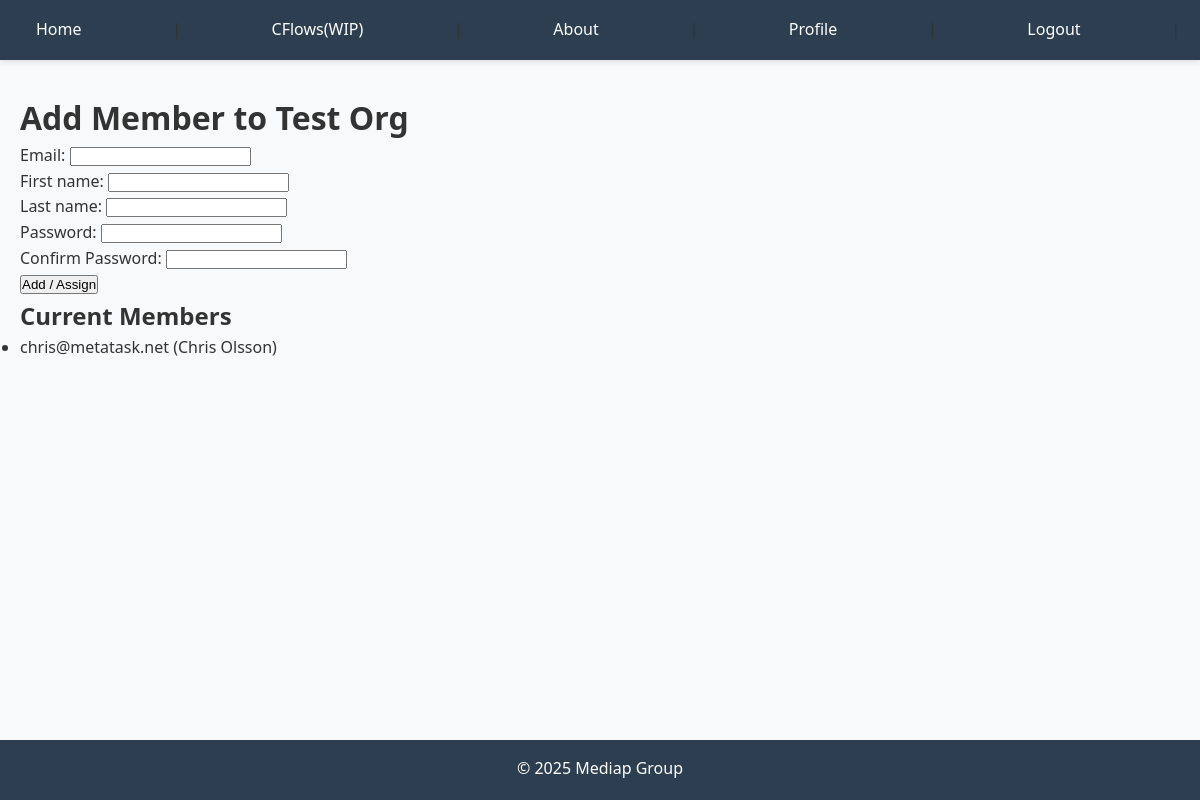
Page /accounts/organizations/testorg/add-member/ (signed in) on the committed database.
### accounts/models.py (models this page shows, shortened)
class Organization(models.Model):
    name = models.CharField(max_length=255, unique=True, verbose_name="Organization Name")
    slug = models.SlugField(unique=True, help_text="Used in URL:s and/or as identifier")
    is_active = models.BooleanField(default=True)
    created_at = models.DateTimeField(auto_now_add=True)
    organization_owner = models.ForeignKey(
        Account,
        on_delete=models.CASCADE,
        related_name='owned_organizations',
        null=True,
        blank=True,
    )
    organization_roles = models.JSONField(
        default=dict,
        help_text="Define roles and permissions for organization members",
        null=True,
        blank=True
    )
    members = models.ManyToManyField(
        Account,
        through='OrganizationMember',
        related_name='member_organizations'
    )
    organization_role_members = models.JSONField(
        default=dict,
        help_text="Mapping of organization roles to member IDs",
        null=True,
        blank=True
    )
    class Meta:
        verbose_name = "Organization"
        verbose_name_plural = "Organization"

class Account(AbstractBaseUser, PermissionsMixin):
    email = models.EmailField(verbose_name='email', unique=True)
    first_name = models.CharField(max_length=150, blank=True)
    last_name = models.CharField(max_length=150, blank=True)
    date_joined = models.DateTimeField(auto_now_add=True)
    is_active = models.BooleanField(default=True)
    is_staff = models.BooleanField(default=False)
    organization = models.ForeignKey(
        'Organization',
        on_delete=models.SET_NULL,      # Keep the user if the organisation gets deleted
        related_name='primary_members',
        null=True,                      # Allows that user is not connected to org
        blank=True,
        verbose_name="Connecting Organisation"
    )
    objects = AccountManager()
    USERNAME_FIELD = 'email'
    REQUIRED_FIELDS = ['first_name', 'last_name']
    def get_full_name(self):
        return f"{self.first_name} {self.last_name}"

### accounts/views.py (the view)
# urls.py: path('organizations/<slug:slug>/add-member/', views.organization_add_member, name='org_add_member'),
@login_required
def organization_add_member(request, slug):
    org = get_object_or_404(Organization, slug=slug)
    if not request.user.is_staff:
        return redirect('/') # Or raise 403
    if request.method == 'POST':
        form = AddMemberForm(request.POST)
        if form.is_valid():
            email = form.cleaned_data['email'].lower()
            first = form.cleaned_data['first_name'] or ''
            last = form.cleaned_data['last_name'] or ''
            password = form.cleaned_data['password1']
            acct = Account.objects.filter(email=email).first()
            if acct:
                if acct.organization and acct.organization != org:
                    messages.error(request, "User already belongs to another organization.")
                else:
                    acct.organization = org
                    acct.save()
                    messages.success(request, "Existing user assigned to organization.")
            else:
                acct = Account.objects.create_user(
                    email=email,
                    password=password if password else None,
                    first_name=first,
                    last_name=last,
                    organization=org
                )
                messages.success(request, "New user created and assigned.")
            return redirect('org_add_member', slug=org.slug)
    else:
        form = AddMemberForm()
    context = {
        'organization': org,
        'form': form,
        'members': org.members.all(),
    }
    return render(request, 'accounts/organization_add_member.html', context)

### accounts/forms.py (shortened to what this page needs)
class AddMemberForm(forms.Form):
    email = forms.EmailField()
    first_name = forms.CharField(required=False)
    last_name = forms.CharField(required=False)
    password1 = forms.CharField(label="Password", widget=forms.PasswordInput, required=False)
    password2 = forms.CharField(label="Confirm Password", widget=forms.PasswordInput, required=False)

### accounts/templates/accounts/organization_add_member.html (shortened to what this page needs)
{% extends "base.html" %}
{% block content %}
<h1>Add Member to {{ organization.name }}</h1>
<form method="post">
  {{ form.as_p }}
  <button type="submit">Add / Assign</button>
</form>
<h2>Current Members</h2>
<ul>
  {% for m in members %}
    <li>{{ m.email }} ({{ m.get_full_name }})</li>
  {% empty %}
    <li>No members yet.</li>
  {% endfor %}
</ul>
{% endblock %}

### static/css/global.css (style rules this page uses)
:root { --primary-color: #2c3e50; --secondary-color: #3498db; --background-color: #f8f9fa; --text-color: #333; --navbar-height: 60px; }
* { margin: 0; padding: 0; box-sizing: border-box; }
body { font-family: 'Segoe UI', Tahoma, Geneva, Verdana, sans-serif; line-height: 1.6; background-color: var(--background-color); color: var(--text-color); }

### rows in the picture
Organization: name "Test Org"
Account: email "chris@metatask.net", get_full_name "Chris Olsson"
